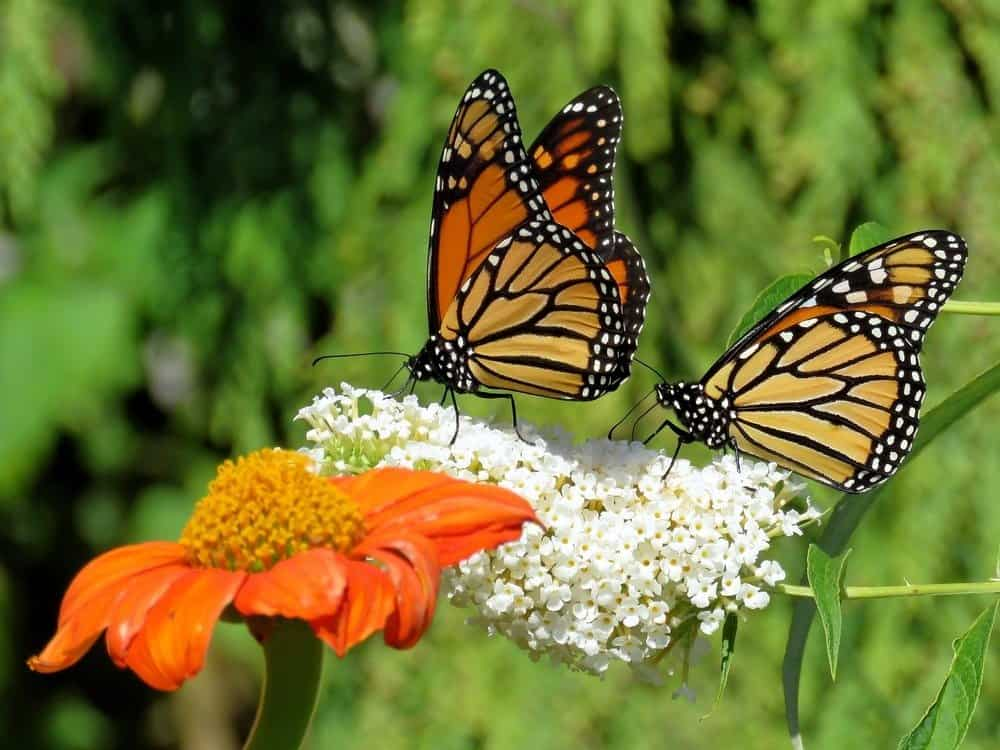
%> input picture Image Translation/rectangle.jpg, 1000 x 750 px
$ octave p5_1_3.m   (GNU Octave 9; MATLAB toolbox functions it lacks are replaced by stand-ins)
%> lines starting %> are read from the running program, lines starting %| are printed output that depends on the picture
X = imread('rectangle.jpg'); %% Read in the file
%> X is the input picture: size 750x1000x3 uint8; mean R, G, B 109.6, 114.4, 50.5
[rows, columns, channels] = size(X); %% This call returns the image dimensions as a row vector
%> rows = 750; columns = 1000; channels = 3
X_double = double(X); %% Convert values to doubles
eighty = 80*ones(rows,columns); %% Matrix where every value is 80

X_modified(:,:,1) = X_double(:,:,1) .* 0; %% Multiplying the red channel values by 0
%> X_modified: size 750x1000 double; every value is 0
X_modified(:,:,2) = X_double(:,:,2);
X_modified(:,:,3) = X_double(:,:,3) + eighty; %% Adding 80 to every value in the matrix
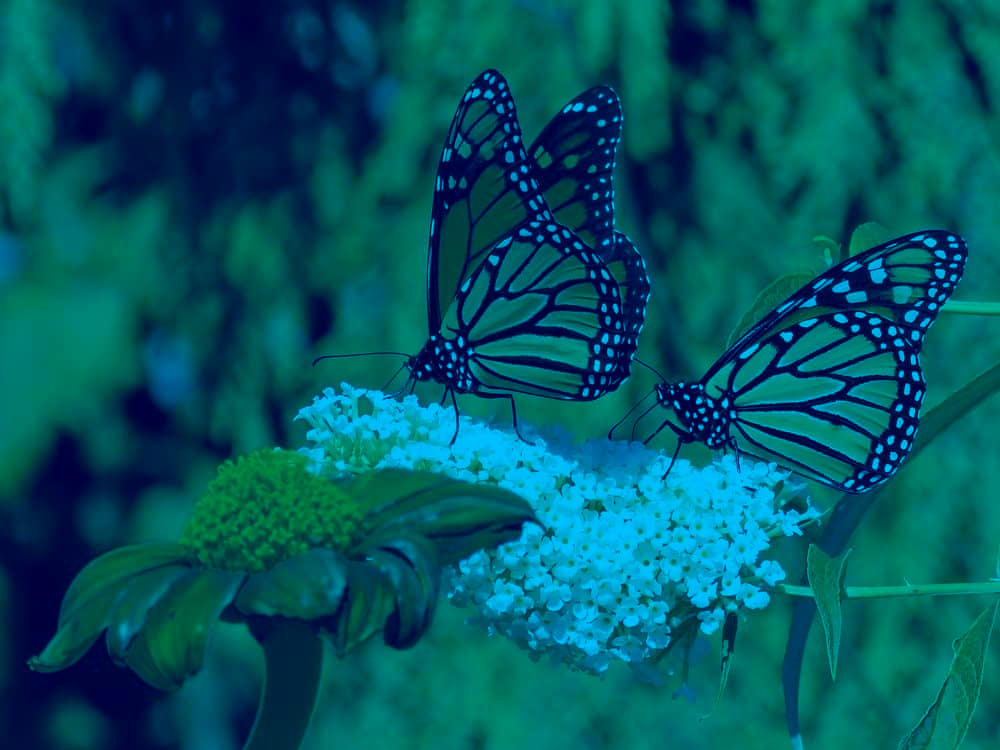
%> X_modified: size 750x1000x3 double; mean R, G, B 0, 114.4, 130.5; drawn with min black and max white

imagesc(uint8(X_modified)) %% Printing the image
imwrite(uint8(X_modified),"NoRed80Blue5_1_3.jpg") %% Writing the image to a file
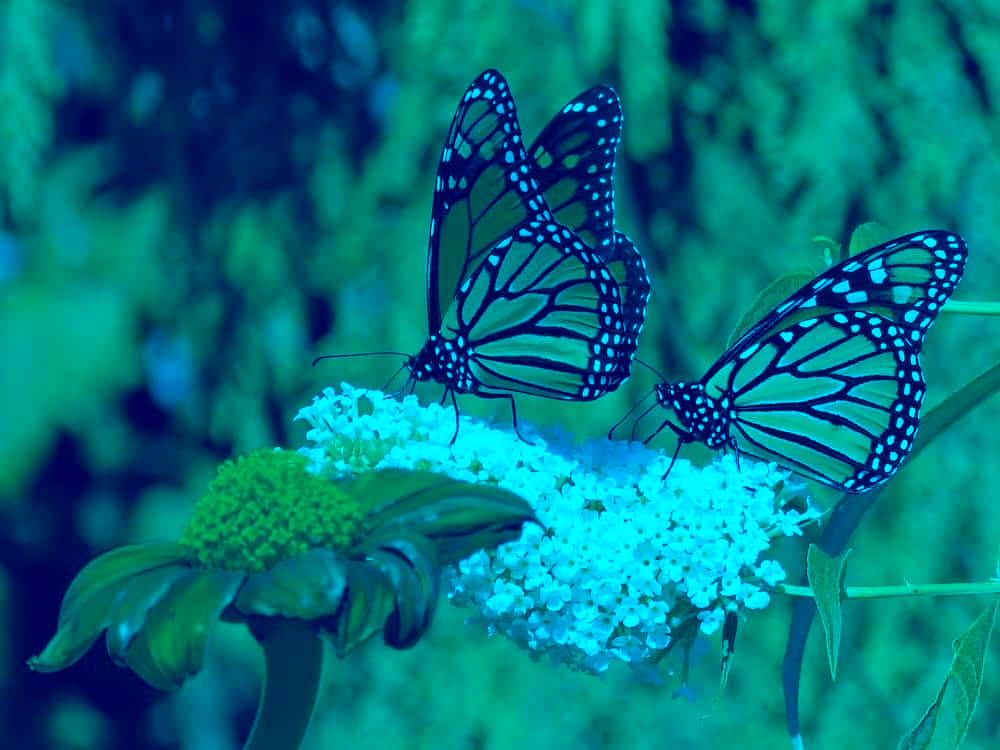
%> saved as NoRed80Blue5_1_3.jpg: size 750x1000x3 uint8; mean R, G, B 0, 114.4, 127.9

$ run again, with Image Translation/square.jpg copied over Image Translation/rectangle.jpg
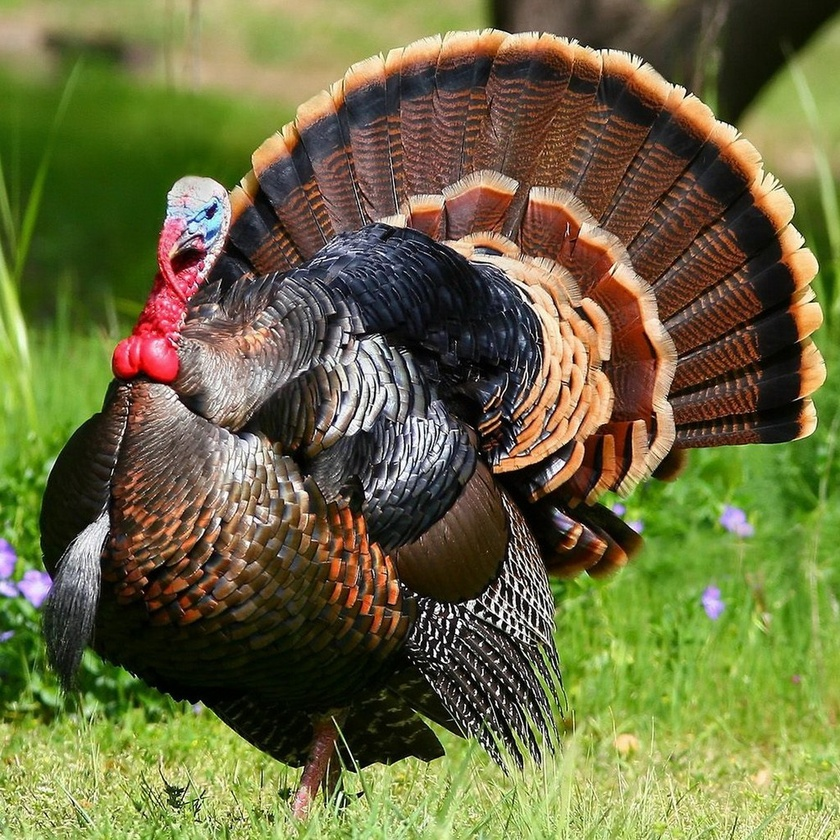
%> input picture Image Translation/square.jpg, 840 x 840 px, shrunk from 1024 x 1024 before the run
%> X is the input picture: size 840x840x3 uint8; mean R, G, B 108.4, 107.3, 64
%> `X_modified(:,:,3) = X_double(:,:,3) + eighty;`:
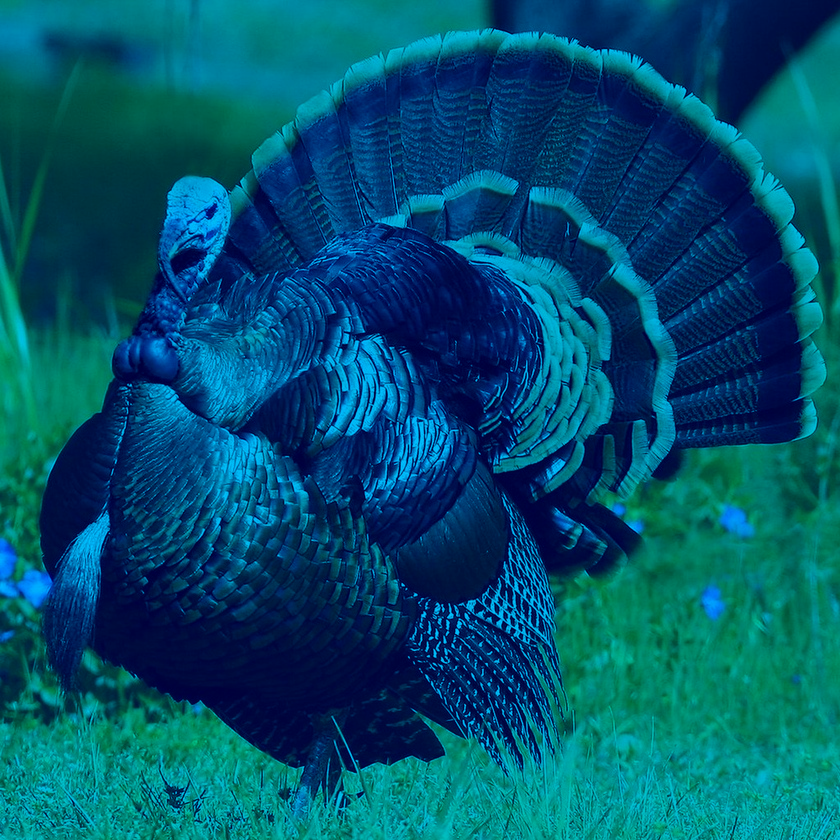
%> X_modified: size 840x840x3 double; mean R, G, B 0, 107.3, 144; drawn with min black and max white
%> `imwrite(uint8(X_modified),"NoRed80Blue5_1_3.jpg")`:
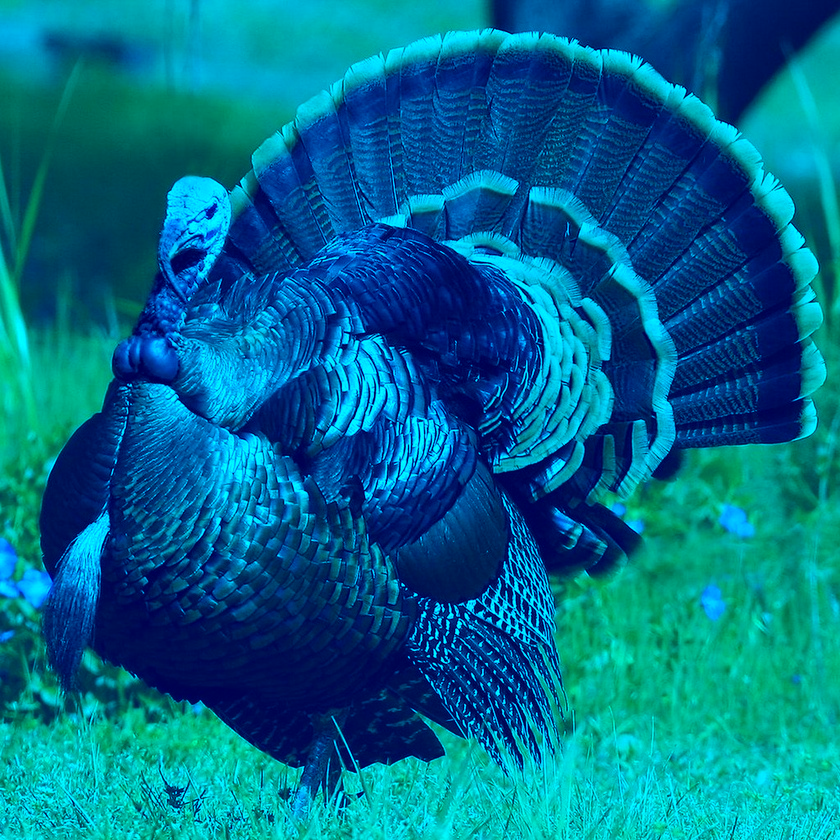
%> saved as NoRed80Blue5_1_3.jpg: size 840x840x3 uint8; mean R, G, B 0, 107.3, 142.5
